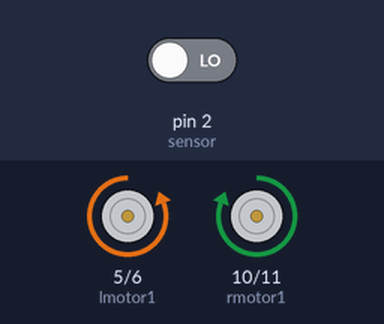
Bench run of a sketch on a simulated Arduino Uno, built with avr-gcc and run on an emulated ATmega328P. Shown: motor-driver pin pairs drawn as motors (green arrow = first pin HIGH = forward, orange = second pin HIGH = backward, longer = more drive). The inputs (shaded band) are chosen by the test bench; at power-on: pin 2 (sensor) LOW.

Above: at 1.2 s.
1.3 s: pin 2 (sensor) driven HIGH
At 2.4 s:
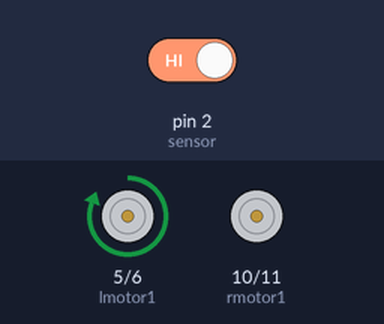
2.8 s: pin 2 (sensor) driven LOW
At 3.6 s:
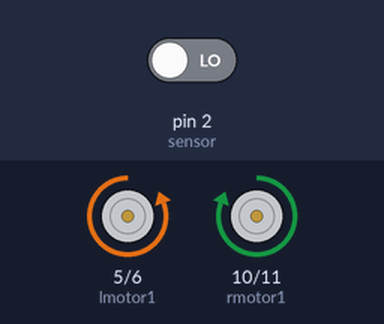
Timing chart, 0 to 5.8 s (numbered marks = the images above; inputs shaded):
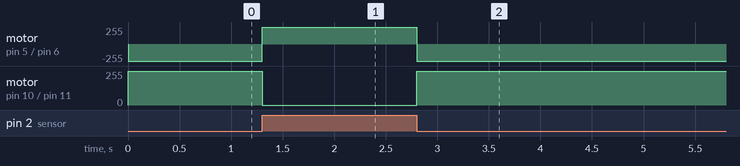

The sketch:

IRsenor_and_Motor.ino
```cpp
int lmotor1=5;
int lmotor2=6;
int rmotor1=10;
int rmotor2=11;
int sensor=2;
int IRsensor=0;

void setup()
{
  pinMode(sensor,INPUT);
  pinMode(lmotor1, OUTPUT);
  pinMode(lmotor2, OUTPUT);
  pinMode(rmotor1, OUTPUT);
  pinMode(rmotor2, OUTPUT);
}

void loop()
{
  IRsensor=digitalRead(sensor);
  if(IRsensor==HIGH){
  digitalWrite(lmotor1, HIGH);
  digitalWrite(lmotor2, LOW);
  digitalWrite(rmotor1, LOW);
  digitalWrite(rmotor2, LOW);
}
else{
  digitalWrite(lmotor1, LOW);
  digitalWrite(lmotor2, HIGH);
  digitalWrite(rmotor1, HIGH);
  digitalWrite(rmotor2, LOW);

}
}
```

Measured:
- after the input at 1.3 s, motor on pin 5 (lmotor1) / pin 6 (lmotor2): backward 255/255 → forward 255/255 at once; motor on pin 10 (rmotor1) / pin 11 (rmotor2): forward 255/255 → stopped at once
- after the input at 2.8 s, motor on pin 5 (lmotor1) / pin 6 (lmotor2): forward 255/255 → backward 255/255 at once; motor on pin 10 (rmotor1) / pin 11 (rmotor2): stopped → forward 255/255 at once
